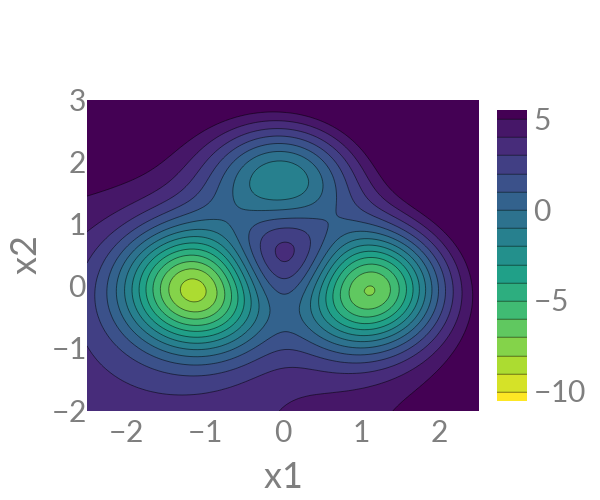

Write notebook code for a chart like this one.
### Code cell
x_illustrate = np.linspace(-2.5,2.5,100)
y_illustrate = np.linspace(-2,3,100)
xx, yy = np.meshgrid(x_illustrate, y_illustrate, sparse=True)
E_illustrate = E(xx,yy)

fig = go.Figure(data =
    go.Contour(
        z=E_illustrate,
        x=x_illustrate, 
        y=y_illustrate,
        reversescale = True,
        colorscale = "viridis",
        contours=dict(
            start=-10,
            end=5,
            size=1,
        ),
    ))

fig.update_layout(
    #title="Plot Title",
    width=600,
    height=500,
    font=dict(
        family="Lato",
        size=30,
        color="#7f7f7f"
    ),
    xaxis_title="x",
    yaxis_title="y",
    xaxis = dict(
        tickmode = 'linear',
        tick0 = -3,
        dtick = 1
    )
)

fig.show()
# fig.write_image("images/double_well.pdf")

### Figure 1 — Plotly figure (JSON) as saved in the notebook; plotly's stock layout.template omitted (floating-point values rounded to 4 significant figures; data arrays with more than 128 entries replaced by an {"elided": "..."} marker saying what was removed)
{"data": [{"colorscale": [[0, "#440154"], [0.1111, "#482878"], [0.2222, "#3e4989"], [0.3333, "#31688e"], [0.4444, "#26828e"], [0.5556, "#1f9e89"], [0.6667, "#35b779"], [0.7778, "#6ece58"], [0.8889, "#b5de2b"], [1, "#fde725"]], "contours": {"end": 5, "size": 1, "start": -10}, "reversescale": true, "type": "contour", "x": [-2.5, -2.449, -2.399, -2.348, -2.298, -2.247, -2.197, -2.146, -2.096, -2.045, -1.995, -1.944, -1.894, -1.843, -1.793, -1.742, -1.692, -1.641, -1.591, -1.54, -1.49, -1.439, -1.389, -1.338, -1.288, -1.237, -1.187, -1.136, -1.086, -1.035, -0.9848, -0.9343, -0.8838, -0.8333, -0.7828, -0.7323, -0.6818, -0.6313, -0.5808, -0.5303, -0.4798, -0.4293, -0.3788, -0.3283, -0.2778, -0.2273, -0.1768, -0.1263, -0.07576, -0.02525, 0.02525, 0.07576, 0.1263, 0.1768, 0.2273, 0.2778, 0.3283, 0.3788, 0.4293, 0.4798, 0.5303, 0.5808, 0.6313, 0.6818, 0.7323, 0.7828, 0.8333, 0.8838, 0.9343, 0.9848, 1.035, 1.086, 1.136, 1.187, 1.237, 1.288, 1.338, 1.389, 1.439, 1.49, 1.54, 1.591, 1.641, 1.692, 1.742, 1.793, 1.843, 1.894, 1.944, 1.995, 2.045, 2.096, 2.146, 2.197, 2.247, 2.298, 2.348, 2.399, 2.449, 2.5], "y": [-2, -1.949, -1.899, -1.848, -1.798, -1.747, -1.697, -1.646, -1.596, -1.545, -1.495, -1.444, -1.394, -1.343, -1.293, -1.242, -1.192, -1.141, -1.091, -1.04, -0.9899, -0.9394, -0.8889, -0.8384, -0.7879, -0.7374, -0.6869, -0.6364, -0.5859, -0.5354, -0.4848, -0.4343, -0.3838, -0.3333, -0.2828, -0.2323, -0.1818, -0.1313, -0.08081, -0.0303, 0.0202, 0.07071, 0.1212, 0.1717, 0.2222, 0.2727, 0.3232, 0.3737, 0.4242, 0.4747, 0.5253, 0.5758, 0.6263, 0.6768, 0.7273, 0.7778, 0.8283, 0.8788, 0.9293, 0.9798, 1.03, 1.081, 1.131, 1.182, 1.232, 1.283, 1.333, 1.384, 1.434, 1.485, 1.535, 1.586, 1.636, 1.687, 1.737, 1.788, 1.838, 1.889, 1.939, 1.99, 2.04, 2.091, 2.141, 2.192, 2.242, 2.293, 2.343, 2.394, 2.444, 2.495, 2.545, 2.596, 2.646, 2.697, 2.747, 2.798, 2.848, 2.899, 2.949, 3], "z": {"elided": "100x100 float values"}}], "layout": {"font": {"color": "#7f7f7f", "family": "Lato", "size": 30}, "height": 500, "width": 600, "xaxis": {"dtick": 1, "tick0": -3, "tickmode": "linear", "title": {"text": "x1"}}, "yaxis": {"title": {"text": "x2"}}}}
